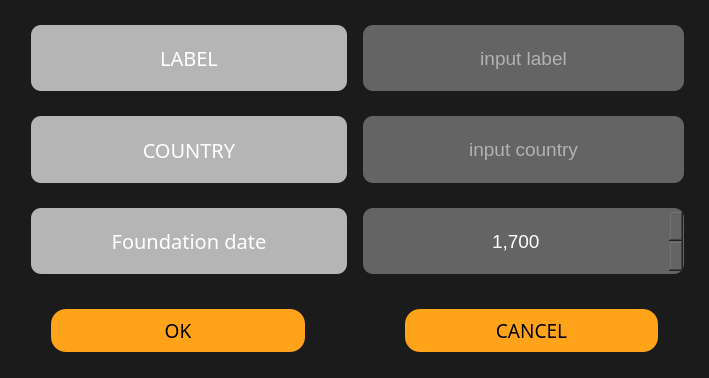
<?xml version="1.0" encoding="UTF-8"?>
<ui version="4.0">
 <class>OrgAdd</class>
 <widget class="QDialog" name="OrgAdd">
  <property name="geometry">
   <rect>
    <x>0</x>
    <y>0</y>
    <width>709</width>
    <height>378</height>
   </rect>
  </property>
  <property name="windowTitle">
   <string>Dialog</string>
  </property>
  <property name="styleSheet">
   <string notr="true">background-color: rgb(27, 27, 27);
color: rgb(255, 255, 255);</string>
  </property>
  <layout class="QGridLayout" name="gridLayout">
   <item row="0" column="0">
    <layout class="QHBoxLayout" name="horizontalLayout_5">
     <item>
      <layout class="QVBoxLayout" name="verticalLayout_4">
       <property name="spacing">
        <number>25</number>
       </property>
       <property name="leftMargin">
        <number>20</number>
       </property>
       <property name="topMargin">
        <number>14</number>
       </property>
       <property name="rightMargin">
        <number>5</number>
       </property>
       <property name="bottomMargin">
        <number>14</number>
       </property>
       <item>
        <widget class="QLabel" name="label_label">
         <property name="enabled">
          <bool>false</bool>
         </property>
         <property name="sizePolicy">
          <sizepolicy hsizetype="Preferred" vsizetype="Preferred">
           <horstretch>0</horstretch>
           <verstretch>0</verstretch>
          </sizepolicy>
         </property>
         <property name="font">
          <font>
           <family>Arial Black</family>
           <pointsize>15</pointsize>
          </font>
         </property>
         <property name="styleSheet">
          <string notr="true">background-color: rgb(181, 181, 181);
border-radius:10px;
color: rgb(255, 255, 255);
</string>
         </property>
         <property name="text">
          <string>LABEL</string>
         </property>
         <property name="alignment">
          <set>Qt::AlignCenter</set>
         </property>
        </widget>
       </item>
       <item>
        <widget class="QLabel" name="label_country">
         <property name="enabled">
          <bool>false</bool>
         </property>
         <property name="sizePolicy">
          <sizepolicy hsizetype="Preferred" vsizetype="Preferred">
           <horstretch>0</horstretch>
           <verstretch>0</verstretch>
          </sizepolicy>
         </property>
         <property name="font">
          <font>
           <family>Arial Black</family>
           <pointsize>15</pointsize>
          </font>
         </property>
         <property name="styleSheet">
          <string notr="true">background-color: rgb(181, 181, 181);
border-radius:10px;
color: rgb(255, 255, 255);</string>
         </property>
         <property name="text">
          <string>COUNTRY</string>
         </property>
         <property name="alignment">
          <set>Qt::AlignCenter</set>
         </property>
        </widget>
       </item>
       <item>
        <widget class="QLabel" name="label_founders">
         <property name="enabled">
          <bool>false</bool>
         </property>
         <property name="sizePolicy">
          <sizepolicy hsizetype="Preferred" vsizetype="Preferred">
           <horstretch>0</horstretch>
           <verstretch>0</verstretch>
          </sizepolicy>
         </property>
         <property name="font">
          <font>
           <family>Arial Black</family>
           <pointsize>15</pointsize>
          </font>
         </property>
         <property name="styleSheet">
          <string notr="true">background-color: rgb(181, 181, 181);
border-radius:10px;
color: rgb(255, 255, 255);</string>
         </property>
         <property name="text">
          <string>Foundation date</string>
         </property>
         <property name="alignment">
          <set>Qt::AlignCenter</set>
         </property>
        </widget>
       </item>
      </layout>
     </item>
     <item>
      <layout class="QVBoxLayout" name="verticalLayout_3">
       <property name="spacing">
        <number>25</number>
       </property>
       <property name="leftMargin">
        <number>5</number>
       </property>
       <property name="topMargin">
        <number>14</number>
       </property>
       <property name="rightMargin">
        <number>14</number>
       </property>
       <property name="bottomMargin">
        <number>14</number>
       </property>
       <item>
        <widget class="QLineEdit" name="edit_label">
         <property name="sizePolicy">
          <sizepolicy hsizetype="Preferred" vsizetype="Expanding">
           <horstretch>0</horstretch>
           <verstretch>0</verstretch>
          </sizepolicy>
         </property>
         <property name="font">
          <font>
           <family>Arial</family>
           <pointsize>14</pointsize>
           <weight>50</weight>
           <italic>false</italic>
           <bold>false</bold>
          </font>
         </property>
         <property name="focusPolicy">
          <enum>Qt::StrongFocus</enum>
         </property>
         <property name="styleSheet">
          <string notr="true">background-color: rgb(100, 100, 100);
border-radius:10px;
color: rgb(255, 255, 255);</string>
         </property>
         <property name="inputMask">
          <string/>
         </property>
         <property name="text">
          <string/>
         </property>
         <property name="maxLength">
          <number>30</number>
         </property>
         <property name="alignment">
          <set>Qt::AlignCenter</set>
         </property>
         <property name="placeholderText">
          <string>input label</string>
         </property>
        </widget>
       </item>
       <item>
        <widget class="QLineEdit" name="edit_country">
         <property name="sizePolicy">
          <sizepolicy hsizetype="Preferred" vsizetype="Expanding">
           <horstretch>0</horstretch>
           <verstretch>0</verstretch>
          </sizepolicy>
         </property>
         <property name="font">
          <font>
           <family>Arial</family>
           <pointsize>14</pointsize>
           <weight>50</weight>
           <italic>false</italic>
           <bold>false</bold>
          </font>
         </property>
         <property name="focusPolicy">
          <enum>Qt::StrongFocus</enum>
         </property>
         <property name="styleSheet">
          <string notr="true">background-color: rgb(100, 100, 100);
border-radius:10px;
color: rgb(255, 255, 255);</string>
         </property>
         <property name="inputMask">
          <string/>
         </property>
         <property name="text">
          <string/>
         </property>
         <property name="maxLength">
          <number>30</number>
         </property>
         <property name="alignment">
          <set>Qt::AlignCenter</set>
         </property>
         <property name="placeholderText">
          <string>input country</string>
         </property>
        </widget>
       </item>
       <item>
        <widget class="QSpinBox" name="founded">
         <property name="sizePolicy">
          <sizepolicy hsizetype="Preferred" vsizetype="Expanding">
           <horstretch>0</horstretch>
           <verstretch>0</verstretch>
          </sizepolicy>
         </property>
         <property name="font">
          <font>
           <family>Arial</family>
           <pointsize>14</pointsize>
          </font>
         </property>
         <property name="styleSheet">
          <string notr="true">background-color: rgb(100, 100, 100);
border-radius:10px;
color: rgb(255, 255, 255);</string>
         </property>
         <property name="alignment">
          <set>Qt::AlignCenter</set>
         </property>
         <property name="showGroupSeparator" stdset="0">
          <bool>true</bool>
         </property>
         <property name="minimum">
          <number>1700</number>
         </property>
         <property name="maximum">
          <number>2020</number>
         </property>
         <property name="singleStep">
          <number>30</number>
         </property>
        </widget>
       </item>
      </layout>
     </item>
    </layout>
   </item>
   <item row="1" column="0">
    <layout class="QHBoxLayout" name="horizontalLayout">
     <property name="spacing">
      <number>100</number>
     </property>
     <property name="leftMargin">
      <number>40</number>
     </property>
     <property name="topMargin">
      <number>15</number>
     </property>
     <property name="rightMargin">
      <number>40</number>
     </property>
     <property name="bottomMargin">
      <number>15</number>
     </property>
     <item alignment="Qt::AlignBottom">
      <widget class="QPushButton" name="okay_button">
       <property name="sizePolicy">
        <sizepolicy hsizetype="Expanding" vsizetype="Preferred">
         <horstretch>0</horstretch>
         <verstretch>0</verstretch>
        </sizepolicy>
       </property>
       <property name="minimumSize">
        <size>
         <width>144</width>
         <height>43</height>
        </size>
       </property>
       <property name="sizeIncrement">
        <size>
         <width>0</width>
         <height>0</height>
        </size>
       </property>
       <property name="font">
        <font>
         <family>Arial Black</family>
         <pointsize>14</pointsize>
        </font>
       </property>
       <property name="cursor">
        <cursorShape>PointingHandCursor</cursorShape>
       </property>
       <property name="focusPolicy">
        <enum>Qt::TabFocus</enum>
       </property>
       <property name="autoFillBackground">
        <bool>false</bool>
       </property>
       <property name="styleSheet">
        <string notr="true">background-color: rgb(255, 163, 26);
border-radius:15px;
color: rgb(0, 0, 0);
</string>
       </property>
       <property name="text">
        <string>OK</string>
       </property>
       <property name="shortcut">
        <string>Ctrl+O</string>
       </property>
       <property name="autoDefault">
        <bool>false</bool>
       </property>
       <property name="flat">
        <bool>false</bool>
       </property>
      </widget>
     </item>
     <item>
      <widget class="QPushButton" name="cancer_button">
       <property name="sizePolicy">
        <sizepolicy hsizetype="Expanding" vsizetype="Preferred">
         <horstretch>0</horstretch>
         <verstretch>0</verstretch>
        </sizepolicy>
       </property>
       <property name="minimumSize">
        <size>
         <width>145</width>
         <height>43</height>
        </size>
       </property>
       <property name="sizeIncrement">
        <size>
         <width>0</width>
         <height>0</height>
        </size>
       </property>
       <property name="font">
        <font>
         <family>Arial Black</family>
         <pointsize>14</pointsize>
        </font>
       </property>
       <property name="cursor">
        <cursorShape>PointingHandCursor</cursorShape>
       </property>
       <property name="focusPolicy">
        <enum>Qt::TabFocus</enum>
       </property>
       <property name="autoFillBackground">
        <bool>false</bool>
       </property>
       <property name="styleSheet">
        <string notr="true">background-color: rgb(255, 163, 26);
border-radius:15px;
color: rgb(0, 0, 0);
</string>
       </property>
       <property name="text">
        <string>CANCEL</string>
       </property>
       <property name="shortcut">
        <string>Ctrl+C</string>
       </property>
       <property name="autoDefault">
        <bool>false</bool>
       </property>
       <property name="flat">
        <bool>false</bool>
       </property>
      </widget>
     </item>
    </layout>
   </item>
  </layout>
 </widget>
 <resources/>
 <connections/>
</ui>
